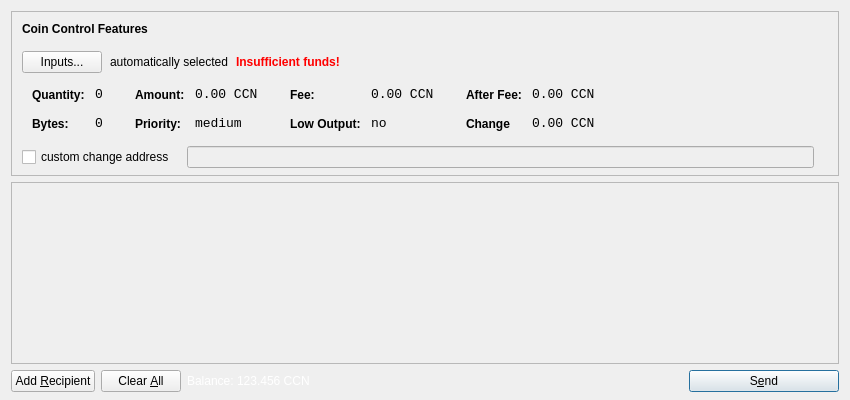
<?xml version="1.0" encoding="UTF-8"?>
<ui version="4.0">
 <class>SendCoinsDialog</class>
 <widget class="QDialog" name="SendCoinsDialog">
  <property name="geometry">
   <rect>
    <x>0</x>
    <y>0</y>
    <width>850</width>
    <height>400</height>
   </rect>
  </property>
  <property name="windowTitle">
   <string>Send Coins</string>
  </property>
  <layout class="QVBoxLayout" name="verticalLayout" stretch="0,1,0">
   <property name="bottomMargin">
    <number>8</number>
   </property>
   <item>
    <widget class="QFrame" name="frameCoinControl">
     <property name="sizePolicy">
      <sizepolicy hsizetype="Expanding" vsizetype="Expanding">
       <horstretch>0</horstretch>
       <verstretch>0</verstretch>
      </sizepolicy>
     </property>
     <property name="maximumSize">
      <size>
       <width>16777215</width>
       <height>16777215</height>
      </size>
     </property>
     <property name="frameShape">
      <enum>QFrame::StyledPanel</enum>
     </property>
     <property name="frameShadow">
      <enum>QFrame::Sunken</enum>
     </property>
     <layout class="QVBoxLayout" name="verticalLayoutCoinControl2">
      <property name="spacing">
       <number>-1</number>
      </property>
      <property name="leftMargin">
       <number>0</number>
      </property>
      <property name="topMargin">
       <number>0</number>
      </property>
      <property name="rightMargin">
       <number>0</number>
      </property>
      <property name="bottomMargin">
       <number>6</number>
      </property>
      <item>
       <layout class="QVBoxLayout" name="verticalLayoutCoinControl" stretch="0,0,0,0,1">
        <property name="spacing">
         <number>0</number>
        </property>
        <property name="leftMargin">
         <number>10</number>
        </property>
        <property name="topMargin">
         <number>10</number>
        </property>
        <item>
         <layout class="QHBoxLayout" name="horizontalLayoutCoinControl1">
          <property name="bottomMargin">
           <number>15</number>
          </property>
          <item>
           <widget class="QLabel" name="labelCoinControlFeatures">
            <property name="sizePolicy">
             <sizepolicy hsizetype="Preferred" vsizetype="Maximum">
              <horstretch>0</horstretch>
              <verstretch>0</verstretch>
             </sizepolicy>
            </property>
            <property name="font">
             <font>
              <weight>75</weight>
              <bold>true</bold>
             </font>
            </property>
            <property name="styleSheet">
             <string notr="true">font-weight:bold;</string>
            </property>
            <property name="text">
             <string>Coin Control Features</string>
            </property>
           </widget>
          </item>
         </layout>
        </item>
        <item>
         <layout class="QHBoxLayout" name="horizontalLayoutCoinControl2" stretch="0,0,0,0">
          <property name="spacing">
           <number>8</number>
          </property>
          <property name="bottomMargin">
           <number>10</number>
          </property>
          <item>
           <widget class="QPushButton" name="pushButtonCoinControl">
            <property name="styleSheet">
             <string notr="true"/>
            </property>
            <property name="text">
             <string>Inputs...</string>
            </property>
           </widget>
          </item>
          <item>
           <widget class="QLabel" name="labelCoinControlAutomaticallySelected">
            <property name="text">
             <string>automatically selected</string>
            </property>
            <property name="margin">
             <number>5</number>
            </property>
           </widget>
          </item>
          <item>
           <widget class="QLabel" name="labelCoinControlInsuffFunds">
            <property name="font">
             <font>
              <weight>75</weight>
              <bold>true</bold>
             </font>
            </property>
            <property name="styleSheet">
             <string notr="true">color:red;font-weight:bold;</string>
            </property>
            <property name="text">
             <string>Insufficient funds!</string>
            </property>
            <property name="margin">
             <number>5</number>
            </property>
           </widget>
          </item>
          <item>
           <spacer name="horizontalSpacerCoinControl">
            <property name="orientation">
             <enum>Qt::Horizontal</enum>
            </property>
            <property name="sizeHint" stdset="0">
             <size>
              <width>40</width>
              <height>1</height>
             </size>
            </property>
           </spacer>
          </item>
         </layout>
        </item>
        <item>
         <widget class="QWidget" name="widgetCoinControl" native="true">
          <property name="sizePolicy">
           <sizepolicy hsizetype="Preferred" vsizetype="Preferred">
            <horstretch>0</horstretch>
            <verstretch>0</verstretch>
           </sizepolicy>
          </property>
          <property name="minimumSize">
           <size>
            <width>0</width>
            <height>0</height>
           </size>
          </property>
          <property name="styleSheet">
           <string notr="true"/>
          </property>
          <layout class="QHBoxLayout" name="horizontalLayoutCoinControl5">
           <property name="margin">
            <number>0</number>
           </property>
           <item>
            <layout class="QHBoxLayout" name="horizontalLayoutCoinControl3" stretch="0,0,0,1">
             <property name="spacing">
              <number>20</number>
             </property>
             <property name="topMargin">
              <number>0</number>
             </property>
             <property name="bottomMargin">
              <number>10</number>
             </property>
             <item>
              <layout class="QFormLayout" name="formLayoutCoinControl1">
               <property name="horizontalSpacing">
                <number>10</number>
               </property>
               <property name="verticalSpacing">
                <number>14</number>
               </property>
               <property name="leftMargin">
                <number>10</number>
               </property>
               <property name="topMargin">
                <number>4</number>
               </property>
               <property name="rightMargin">
                <number>6</number>
               </property>
               <item row="0" column="0">
                <widget class="QLabel" name="labelCoinControlQuantityText">
                 <property name="styleSheet">
                  <string notr="true">font-weight:bold;</string>
                 </property>
                 <property name="text">
                  <string>Quantity:</string>
                 </property>
                 <property name="margin">
                  <number>0</number>
                 </property>
                </widget>
               </item>
               <item row="0" column="1">
                <widget class="QLabel" name="labelCoinControlQuantity">
                 <property name="font">
                  <font>
                   <family>Monospace</family>
                   <pointsize>10</pointsize>
                  </font>
                 </property>
                 <property name="cursor">
                  <cursorShape>IBeamCursor</cursorShape>
                 </property>
                 <property name="contextMenuPolicy">
                  <enum>Qt::ActionsContextMenu</enum>
                 </property>
                 <property name="text">
                  <string>0</string>
                 </property>
                 <property name="margin">
                  <number>0</number>
                 </property>
                 <property name="textInteractionFlags">
                  <set>Qt::LinksAccessibleByMouse|Qt::TextSelectableByKeyboard|Qt::TextSelectableByMouse</set>
                 </property>
                </widget>
               </item>
               <item row="1" column="0">
                <widget class="QLabel" name="labelCoinControlBytesText">
                 <property name="styleSheet">
                  <string notr="true">font-weight:bold;</string>
                 </property>
                 <property name="text">
                  <string>Bytes:</string>
                 </property>
                </widget>
               </item>
               <item row="1" column="1">
                <widget class="QLabel" name="labelCoinControlBytes">
                 <property name="font">
                  <font>
                   <family>Monospace</family>
                   <pointsize>10</pointsize>
                  </font>
                 </property>
                 <property name="cursor">
                  <cursorShape>IBeamCursor</cursorShape>
                 </property>
                 <property name="contextMenuPolicy">
                  <enum>Qt::ActionsContextMenu</enum>
                 </property>
                 <property name="text">
                  <string>0</string>
                 </property>
                 <property name="textInteractionFlags">
                  <set>Qt::LinksAccessibleByMouse|Qt::TextSelectableByKeyboard|Qt::TextSelectableByMouse</set>
                 </property>
                </widget>
               </item>
              </layout>
             </item>
             <item>
              <layout class="QFormLayout" name="formLayoutCoinControl2">
               <property name="horizontalSpacing">
                <number>10</number>
               </property>
               <property name="verticalSpacing">
                <number>14</number>
               </property>
               <property name="leftMargin">
                <number>6</number>
               </property>
               <property name="topMargin">
                <number>4</number>
               </property>
               <property name="rightMargin">
                <number>6</number>
               </property>
               <item row="0" column="0">
                <widget class="QLabel" name="labelCoinControlAmountText">
                 <property name="styleSheet">
                  <string notr="true">font-weight:bold;</string>
                 </property>
                 <property name="text">
                  <string>Amount:</string>
                 </property>
                 <property name="margin">
                  <number>0</number>
                 </property>
                </widget>
               </item>
               <item row="0" column="1">
                <widget class="QLabel" name="labelCoinControlAmount">
                 <property name="font">
                  <font>
                   <family>Monospace</family>
                   <pointsize>10</pointsize>
                  </font>
                 </property>
                 <property name="cursor">
                  <cursorShape>IBeamCursor</cursorShape>
                 </property>
                 <property name="contextMenuPolicy">
                  <enum>Qt::ActionsContextMenu</enum>
                 </property>
                 <property name="text">
                  <string>0.00 CCN</string>
                 </property>
                 <property name="textInteractionFlags">
                  <set>Qt::LinksAccessibleByMouse|Qt::TextSelectableByKeyboard|Qt::TextSelectableByMouse</set>
                 </property>
                </widget>
               </item>
               <item row="1" column="0">
                <widget class="QLabel" name="labelCoinControlPriorityText">
                 <property name="styleSheet">
                  <string notr="true">font-weight:bold;</string>
                 </property>
                 <property name="text">
                  <string>Priority:</string>
                 </property>
                </widget>
               </item>
               <item row="1" column="1">
                <widget class="QLabel" name="labelCoinControlPriority">
                 <property name="font">
                  <font>
                   <family>Monospace</family>
                   <pointsize>10</pointsize>
                  </font>
                 </property>
                 <property name="cursor">
                  <cursorShape>IBeamCursor</cursorShape>
                 </property>
                 <property name="contextMenuPolicy">
                  <enum>Qt::ActionsContextMenu</enum>
                 </property>
                 <property name="text">
                  <string>medium</string>
                 </property>
                 <property name="textInteractionFlags">
                  <set>Qt::LinksAccessibleByMouse|Qt::TextSelectableByKeyboard|Qt::TextSelectableByMouse</set>
                 </property>
                </widget>
               </item>
              </layout>
             </item>
             <item>
              <layout class="QFormLayout" name="formLayoutCoinControl3">
               <property name="horizontalSpacing">
                <number>10</number>
               </property>
               <property name="verticalSpacing">
                <number>14</number>
               </property>
               <property name="leftMargin">
                <number>6</number>
               </property>
               <property name="topMargin">
                <number>4</number>
               </property>
               <property name="rightMargin">
                <number>6</number>
               </property>
               <item row="0" column="0">
                <widget class="QLabel" name="labelCoinControlFeeText">
                 <property name="styleSheet">
                  <string notr="true">font-weight:bold;</string>
                 </property>
                 <property name="text">
                  <string>Fee:</string>
                 </property>
                 <property name="margin">
                  <number>0</number>
                 </property>
                </widget>
               </item>
               <item row="0" column="1">
                <widget class="QLabel" name="labelCoinControlFee">
                 <property name="font">
                  <font>
                   <family>Monospace</family>
                   <pointsize>10</pointsize>
                  </font>
                 </property>
                 <property name="cursor">
                  <cursorShape>IBeamCursor</cursorShape>
                 </property>
                 <property name="contextMenuPolicy">
                  <enum>Qt::ActionsContextMenu</enum>
                 </property>
                 <property name="text">
                  <string>0.00 CCN</string>
                 </property>
                 <property name="textInteractionFlags">
                  <set>Qt::LinksAccessibleByMouse|Qt::TextSelectableByKeyboard|Qt::TextSelectableByMouse</set>
                 </property>
                </widget>
               </item>
               <item row="1" column="0">
                <widget class="QLabel" name="labelCoinControlLowOutputText">
                 <property name="styleSheet">
                  <string notr="true">font-weight:bold;</string>
                 </property>
                 <property name="text">
                  <string>Low Output:</string>
                 </property>
                </widget>
               </item>
               <item row="1" column="1">
                <widget class="QLabel" name="labelCoinControlLowOutput">
                 <property name="font">
                  <font>
                   <family>Monospace</family>
                   <pointsize>10</pointsize>
                  </font>
                 </property>
                 <property name="cursor">
                  <cursorShape>IBeamCursor</cursorShape>
                 </property>
                 <property name="contextMenuPolicy">
                  <enum>Qt::ActionsContextMenu</enum>
                 </property>
                 <property name="text">
                  <string>no</string>
                 </property>
                 <property name="textInteractionFlags">
                  <set>Qt::LinksAccessibleByMouse|Qt::TextSelectableByKeyboard|Qt::TextSelectableByMouse</set>
                 </property>
                </widget>
               </item>
              </layout>
             </item>
             <item>
              <layout class="QFormLayout" name="formLayoutCoinControl4">
               <property name="horizontalSpacing">
                <number>10</number>
               </property>
               <property name="verticalSpacing">
                <number>14</number>
               </property>
               <property name="leftMargin">
                <number>6</number>
               </property>
               <property name="topMargin">
                <number>4</number>
               </property>
               <property name="rightMargin">
                <number>6</number>
               </property>
               <item row="0" column="0">
                <widget class="QLabel" name="labelCoinControlAfterFeeText">
                 <property name="styleSheet">
                  <string notr="true">font-weight:bold;</string>
                 </property>
                 <property name="text">
                  <string>After Fee:</string>
                 </property>
                 <property name="margin">
                  <number>0</number>
                 </property>
                </widget>
               </item>
               <item row="0" column="1">
                <widget class="QLabel" name="labelCoinControlAfterFee">
                 <property name="font">
                  <font>
                   <family>Monospace</family>
                   <pointsize>10</pointsize>
                  </font>
                 </property>
                 <property name="cursor">
                  <cursorShape>IBeamCursor</cursorShape>
                 </property>
                 <property name="contextMenuPolicy">
                  <enum>Qt::ActionsContextMenu</enum>
                 </property>
                 <property name="text">
                  <string>0.00 CCN</string>
                 </property>
                 <property name="textInteractionFlags">
                  <set>Qt::LinksAccessibleByMouse|Qt::TextSelectableByKeyboard|Qt::TextSelectableByMouse</set>
                 </property>
                </widget>
               </item>
               <item row="1" column="0">
                <widget class="QLabel" name="labelCoinControlChangeText">
                 <property name="styleSheet">
                  <string notr="true">font-weight:bold;</string>
                 </property>
                 <property name="text">
                  <string>Change</string>
                 </property>
                </widget>
               </item>
               <item row="1" column="1">
                <widget class="QLabel" name="labelCoinControlChange">
                 <property name="font">
                  <font>
                   <family>Monospace</family>
                   <pointsize>10</pointsize>
                  </font>
                 </property>
                 <property name="cursor">
                  <cursorShape>IBeamCursor</cursorShape>
                 </property>
                 <property name="contextMenuPolicy">
                  <enum>Qt::ActionsContextMenu</enum>
                 </property>
                 <property name="text">
                  <string>0.00 CCN</string>
                 </property>
                 <property name="textInteractionFlags">
                  <set>Qt::LinksAccessibleByMouse|Qt::TextSelectableByKeyboard|Qt::TextSelectableByMouse</set>
                 </property>
                </widget>
               </item>
              </layout>
             </item>
            </layout>
           </item>
          </layout>
         </widget>
        </item>
        <item>
         <layout class="QHBoxLayout" name="horizontalLayoutCoinControl4" stretch="0,0,0">
          <property name="spacing">
           <number>12</number>
          </property>
          <property name="sizeConstraint">
           <enum>QLayout::SetDefaultConstraint</enum>
          </property>
          <property name="topMargin">
           <number>5</number>
          </property>
          <property name="rightMargin">
           <number>5</number>
          </property>
          <item>
           <widget class="QCheckBox" name="checkBoxCoinControlChange">
            <property name="text">
             <string>custom change address</string>
            </property>
           </widget>
          </item>
          <item>
           <widget class="QLineEdit" name="lineEditCoinControlChange">
            <property name="enabled">
             <bool>false</bool>
            </property>
            <property name="sizePolicy">
             <sizepolicy hsizetype="Expanding" vsizetype="Fixed">
              <horstretch>0</horstretch>
              <verstretch>0</verstretch>
             </sizepolicy>
            </property>
           </widget>
          </item>
          <item>
           <widget class="QLabel" name="labelCoinControlChangeLabel">
            <property name="sizePolicy">
             <sizepolicy hsizetype="Preferred" vsizetype="Expanding">
              <horstretch>0</horstretch>
              <verstretch>0</verstretch>
             </sizepolicy>
            </property>
            <property name="minimumSize">
             <size>
              <width>0</width>
              <height>0</height>
             </size>
            </property>
            <property name="text">
             <string/>
            </property>
            <property name="margin">
             <number>3</number>
            </property>
           </widget>
          </item>
         </layout>
        </item>
        <item>
         <spacer name="verticalSpacerCoinControl">
          <property name="orientation">
           <enum>Qt::Vertical</enum>
          </property>
          <property name="sizeHint" stdset="0">
           <size>
            <width>800</width>
            <height>1</height>
           </size>
          </property>
         </spacer>
        </item>
       </layout>
      </item>
     </layout>
    </widget>
   </item>
   <item>
    <widget class="QScrollArea" name="scrollArea">
     <property name="widgetResizable">
      <bool>true</bool>
     </property>
     <widget class="QWidget" name="scrollAreaWidgetContents">
      <property name="geometry">
       <rect>
        <x>0</x>
        <y>0</y>
        <width>830</width>
        <height>165</height>
       </rect>
      </property>
      <layout class="QVBoxLayout" name="verticalLayout_2">
       <property name="margin">
        <number>0</number>
       </property>
       <item>
        <layout class="QVBoxLayout" name="entries">
         <property name="spacing">
          <number>6</number>
         </property>
        </layout>
       </item>
       <item>
        <spacer name="verticalSpacer">
         <property name="orientation">
          <enum>Qt::Vertical</enum>
         </property>
         <property name="sizeHint" stdset="0">
          <size>
           <width>20</width>
           <height>40</height>
          </size>
         </property>
        </spacer>
       </item>
      </layout>
     </widget>
    </widget>
   </item>
   <item>
    <layout class="QHBoxLayout" name="horizontalLayout">
     <item>
      <widget class="QPushButton" name="addButton">
       <property name="toolTip">
        <string>Send to multiple recipients at once</string>
       </property>
       <property name="text">
        <string>Add &amp;Recipient</string>
       </property>
       <property name="icon">
        <iconset resource="../bitcoin.qrc">
         <normaloff>:/icons/add</normaloff>:/icons/add</iconset>
       </property>
       <property name="autoDefault">
        <bool>false</bool>
       </property>
      </widget>
     </item>
     <item>
      <widget class="QPushButton" name="clearButton">
       <property name="sizePolicy">
        <sizepolicy hsizetype="Minimum" vsizetype="Fixed">
         <horstretch>0</horstretch>
         <verstretch>0</verstretch>
        </sizepolicy>
       </property>
       <property name="toolTip">
        <string>Remove all transaction fields</string>
       </property>
       <property name="text">
        <string>Clear &amp;All</string>
       </property>
       <property name="icon">
        <iconset resource="../bitcoin.qrc">
         <normaloff>:/icons/remove</normaloff>:/icons/remove</iconset>
       </property>
       <property name="autoRepeatDelay">
        <number>300</number>
       </property>
       <property name="autoDefault">
        <bool>false</bool>
       </property>
      </widget>
     </item>
     <item>
      <layout class="QHBoxLayout" name="horizontalLayout_2">
       <property name="spacing">
        <number>3</number>
       </property>
       <item>
        <widget class="QLabel" name="label">
         <property name="sizePolicy">
          <sizepolicy hsizetype="Preferred" vsizetype="Fixed">
           <horstretch>0</horstretch>
           <verstretch>0</verstretch>
          </sizepolicy>
         </property>
         <property name="styleSheet">
             <string notr="true">QLabel { color: white; }</string>
            </property>
         <property name="text">
          <string>Balance:</string>
         </property>
        </widget>
       </item>
       <item>
        <widget class="QLabel" name="labelBalance">
         <property name="sizePolicy">
          <sizepolicy hsizetype="Preferred" vsizetype="Fixed">
           <horstretch>0</horstretch>
           <verstretch>0</verstretch>
          </sizepolicy>
         </property>
         <property name="cursor">
          <cursorShape>IBeamCursor</cursorShape>
         </property>
         <property name="styleSheet">
             <string notr="true">QLabel { color: white; }</string>
            </property>
         <property name="text">
          <string>123.456 CCN</string>
         </property>
         <property name="textInteractionFlags">
          <set>Qt::LinksAccessibleByMouse|Qt::TextSelectableByKeyboard|Qt::TextSelectableByMouse</set>
         </property>
        </widget>
       </item>
      </layout>
     </item>
     <item>
      <spacer name="horizontalSpacer">
       <property name="orientation">
        <enum>Qt::Horizontal</enum>
       </property>
       <property name="sizeHint" stdset="0">
        <size>
         <width>40</width>
         <height>20</height>
        </size>
       </property>
      </spacer>
     </item>
     <item>
      <widget class="QPushButton" name="sendButton">
       <property name="minimumSize">
        <size>
         <width>150</width>
         <height>0</height>
        </size>
       </property>
       <property name="toolTip">
        <string>Confirm the send action</string>
       </property>
       <property name="text">
        <string>S&amp;end</string>
       </property>
       <property name="icon">
        <iconset resource="../bitcoin.qrc">
         <normaloff>:/icons/send</normaloff>:/icons/send</iconset>
       </property>
       <property name="default">
        <bool>true</bool>
       </property>
      </widget>
     </item>
    </layout>
   </item>
  </layout>
 </widget>
 <resources>
  <include location="../bitcoin.qrc"/>
 </resources>
 <connections/>
</ui>
